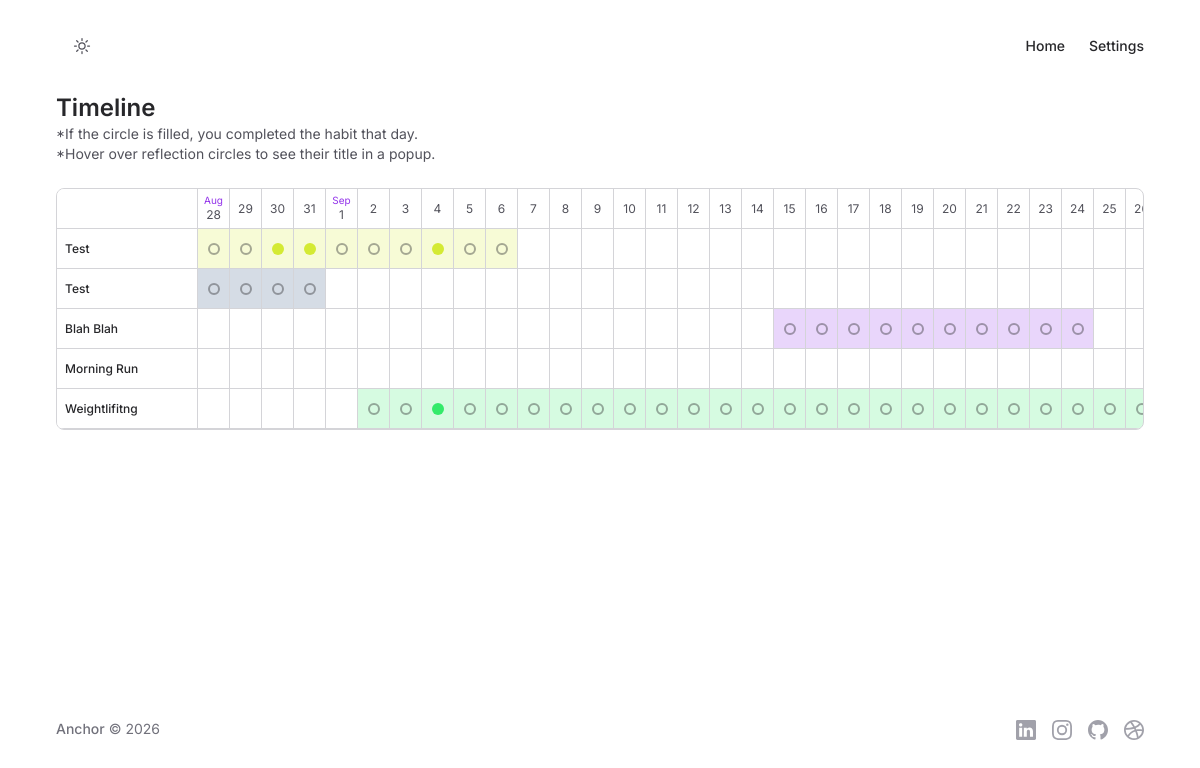
/timeline (signed in), run on the app's committed database.
### tables this page shows
CREATE TABLE habits (
id INTEGER PRIMARY KEY AUTOINCREMENT NOT NULL,
user_id INTEGER NOT NULL,
habit TEXT NOT NULL,
description TEXT,
start_date TEXT NOT NULL,
end_date TEXT NOT NULL, colour TEXT NOT NULL DEFAULT '#ffffff');

### app.py (the view)
@app.route("/timeline")
@login_required
def timeline():
    CELL_WIDTH = 32   # px per day column
    LABEL_WIDTH = 140 # px for the sticky habit-name column
    db = get_db()
    user_id = session["user_id"]
    habits = [dict(r) for r in db.execute(
        "SELECT id, habit, start_date, end_date, colour FROM habits WHERE user_id = ?",
        (user_id,)
    ).fetchall()]
    logs = [dict(r) for r in db.execute(
        """SELECT habit_logs.habit_id, habit_logs.completed_date
           FROM habit_logs
           JOIN habits ON habit_logs.habit_id = habits.id
           WHERE habits.user_id = ?""",
        (user_id,)
    ).fetchall()]
    reflections = [dict(r) for r in db.execute(
        "SELECT date, title, content FROM reflections WHERE user_id = ?",
        (user_id,)
    ).fetchall()]
    if not habits:
        return render_template("timeline.html", habits=[], date_headers=[], reflection_row=[],
                                cell_width=CELL_WIDTH, label_width=LABEL_WIDTH)
    all_dates = []
    for h in habits:
        all_dates += [date.fromisoformat(h["start_date"]), date.fromisoformat(h["end_date"])]
    for l in logs:
        all_dates.append(date.fromisoformat(l["completed_date"]))
    for r in reflections:
        all_dates.append(date.fromisoformat(r["date"]))
    min_date, max_date = min(all_dates), max(all_dates)
    dates = []
    cursor = min_date
    while cursor <= max_date:
        dates.append(cursor)
        cursor += timedelta(days=1)
    print("dates found:", len(dates), "min:", min_date, "max:", max_date)
    completed_lookup = {(l["habit_id"], l["completed_date"]) for l in logs}
    reflection_lookup = {r["date"]: r for r in reflections}
    date_headers = [{
        "day": d.day,
        "month_label": d.strftime("%b") if d.day == 1 or d == min_date else None,
    } for d in dates]
    for h in habits:
        start = date.fromisoformat(h["start_date"])
        end = date.fromisoformat(h["end_date"])
        cells = []
        for d in dates:
            active = start <= d <= end
            completed = active and (h["id"], d.isoformat()) in completed_lookup
            cells.append({"active": active, "completed": completed})
        h["cells"] = cells  # one cell dict per day, aligned to `dates`
    reflection_row = [{
        "has_reflection": d.isoformat() in reflection_lookup,
        "title": reflection_lookup.get(d.isoformat(), {}).get("title", ""),
    } for d in dates]
    return render_template(
        "timeline.html",
        habits=habits,
        date_headers=date_headers,
        reflection_row=reflection_row,
        cell_width=CELL_WIDTH,
        label_width=LABEL_WIDTH,
    )

### app.py (called while the page is built)
@app.after_request
def after_request(response):
    response.headers["Cache-Control"] = "no-cache, no-store, must-revalidate"
    response.headers["Expires"] = 0
    response.headers["Pragma"] = "no-cache"
    return response

@app.context_processor
def inject_user():
    return dict(username=session.get("username"))

### helpers.py (called while the page is built)
def get_db():
    if "db" not in g:
        g.db = sqlite3.connect(DATABASE)
        g.db.row_factory = sqlite3.Row
    return g.db

def login_required(f):
    @wraps(f)
    def decorated_function(*args, **kwargs):
        if session.get("user_id") is None:
            return redirect("/login")
        return f(*args, **kwargs)
    return decorated_function

### templates/timeline.html (shortened to what this page needs)
{% extends "layout.html" %}
{% block main %}
<div class="md:col-span-12">
    <h1 class="text-2xl font-semibold text-text dark:text-text-dark">Timeline</h1>
    {% if not habits and not reflections %}
        <p class="mt-6 text-sm text-text-muted dark:text-text-muted-dark">
            Add some habits and reflections to get started!
        </p>
    {% else %}
        <p class="text-sm text-text-muted dark:text-text-muted-dark">*If the circle is filled, you completed the habit that day.</p>
        <p class="text-sm text-text-muted dark:text-text-muted-dark">*Hover over reflection circles to see their title in a popup.</p>
        <br>
        <div class="overflow-x-auto border border-border dark:border-border-dark rounded-lg">
            <div class="grid"
                style="grid-template-columns: {{ label_width }}px repeat({{ date_headers|length }}, {{ cell_width }}px);
                        grid-auto-rows: 40px;">
                <div class="sticky left-0 z-10 bg-surface dark:bg-surface-dark border-b border-border dark:border-border-dark"></div>
                {% for dh in date_headers %}
                <div class="flex flex-col items-center justify-center text-xs text-text-muted border-b border-l border-border dark:border-border-dark">
                    {% if dh.month_label %}<span class="text-[10px] text-brand">{{ dh.month_label }}</span>{% endif %}
                    <span>{{ dh.day }}</span>
                </div>
                {% endfor %}
                {% for h in habits %}
                <div class="sticky left-0 z-10 bg-surface dark:bg-surface-dark flex items-center px-2 text-xs font-medium truncate border-b border-border dark:border-border-dark">
                    {{ h.habit }}
                </div>
                {% for cell in h.cells %}
                    <div class="relative flex items-center justify-center border-b border-l border-border dark:border-border-dark"
                        style="{% if cell.active %}background-color: {{ h.colour }}33;{% endif %}">
                    {% if cell.active %}
                        <div class="w-3 h-3 rounded-full {% if not cell.completed %}border-2 border-current opacity-40{% endif %}"
                            style="{% if cell.completed %}background-color: {{ h.colour }};{% endif %}">
                        </div>
                    {% endif %}
                    </div>
                {% endfor %}
                {% endfor %}
            </div>
        </div>
    {% endif %}
</div>
{% endblock %}

### data on the page
habits: habit "Test"
habits: habit "Test"
habits: habit "Blah Blah"
habits: habit "Morning Run"
habits: habit "Weightlifitng"

### other printed values
{{ dh.month_label }} "Aug" "Sep"
{{ dh.day }} "28" "29" "30" "31" "1" "2" "3" "4" "5" "6" "7" "8" "9" "10" "11" "12" "13" "14" "15" "16" "17" "18" "19" "20" "21" "22" "23" "24" "25"
